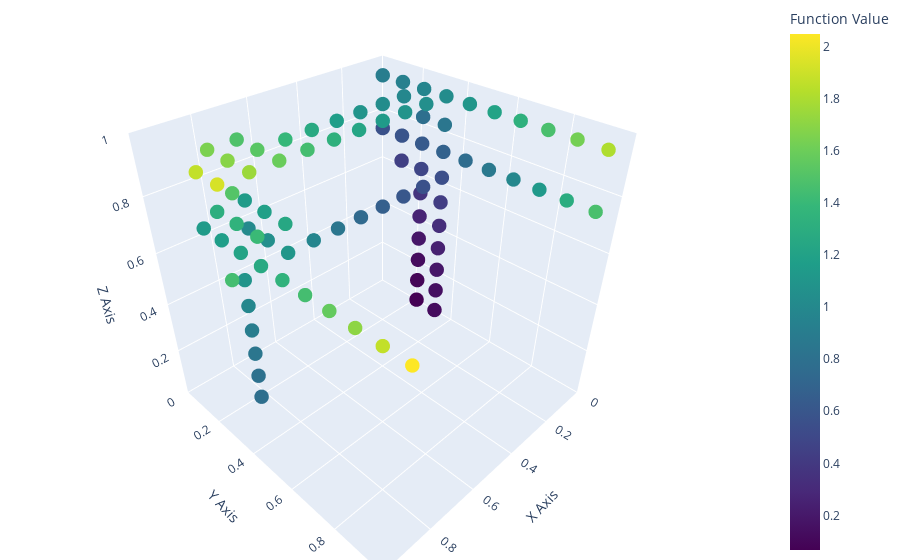

Notebook cell for this chart:
### Code cell
f = 3
N = 10
r = 3

G = balanced_tree(f, r, N)
G = tn_grid(G, [linspace(0., 1., N)] * f)
plot_tn_xyz(G, fun)
plot_tree(G)
